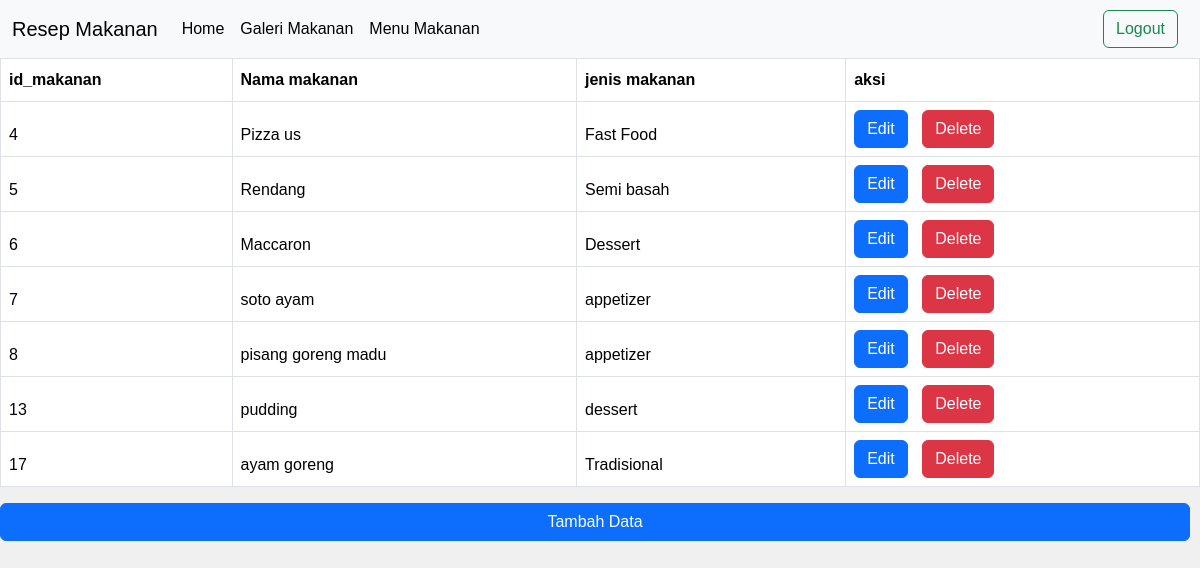
The app's page /menu_makanan.php with its own data.
### tables this page shows
CREATE TABLE `tb_menu_makanan` (
  `id_makanan` int(11) NOT NULL,
  `nama_makanan` text NOT NULL,
  `jenis_makanan` text NOT NULL
);

### connection.php (called while the page is built)
<?php
$hostname = 'localhost';
$user = 'root';
$password = '';
$db_name = 'resep_makanan';
$connection = mysqli_connect($hostname, $user, $password, $db_name);
function myquery($query)
{
    global $connection;
    $result = mysqli_query($connection, $query);
    $rows = [];
    while ($row = mysqli_fetch_assoc($result)) {
        $rows[] = $row;
    }
    return $rows;
}
?>

### menu_makanan.php (the view, shortened to what this page needs)
<?php
require 'connection.php';
$data= myquery("SELECT * FROM tb_menu_makanan");
?>
<!DOCTYPE html>
<html lang="id">
<head>
    <link rel="stylesheet" href="https://cdn.jsdelivr.net/npm/bootstrap@5.3.3/dist/css/bootstrap.min.css">
    <link rel="stylesheet" href="style.css">
    <link rel="stylesheet" href="fontawesome-free-6.6.0-web/fontawesome-free-6.6.0-web/css/all.min.css">
</head>
<body>
<nav class="navbar navbar-expand-lg bg-body-tertiary">
  <div class="container-fluid">
    <a class="navbar-brand" href="#">Resep Makanan</a>
    <div class="collapse navbar-collapse" id="navbarSupportedContent">
      <ul class="navbar-nav me-auto mb-2 mb-lg-0">
        <li class="nav-item">
          <a class="nav-link active" aria-current="page" href="Home.php">Home</a>
        </li>
        <li class="nav-item">
          <a class="nav-link active" aria-current="page" href="index.php">Galeri Makanan</a>
        </li>
        <li class="nav-item">
          <a class="nav-link active" aria-current="page" href="menu_makanan.php">Menu Makanan</a>
        </li>
      </ul>
      <form class="d-flex" role="search">
    <a href="logout.php" class="btn btn-outline-success" type="submit">Logout</a>
      </form>
    </div>
  </div>
</nav>
<table class="table table-bordered">
    <thead>
        <tr>
            <th scope="col">id_makanan</th>
            <th scope="col">Nama makanan</th>
            <th scope="col">jenis makanan</th>
            <th scope="col">aksi</th>
        </tr>
        <?php foreach($data as $row):?>
        <tr>
            <td><?php echo $row['id_makanan']; ?></td>
            <td><?php echo $row['nama_makanan']; ?></td>
            <td><?php echo $row['jenis_makanan']; ?></td>
            <td>
                <a href="from_edit.php?id=<?php echo $row['id_makanan']; ?>" class="btn btn-primary">Edit</a>
                <a href="function.php?id=<?php echo $row['id_makanan']; ?>& action=delete" onclick="return confirm('Apakah Anda yakin ingin menghapus menu ini?')" class="btn btn-danger">Delete</a>
            </td>
        </tr>
        <?php endforeach; ?>
</table>
<a href="form_tambah_data.php" class="btn btn-primary">Tambah Data</a>
</body>
</html>

### style.css (style rules this page uses)
body { display: flex; flex-direction: column; height: 100vh; margin: 0; font-family: Arial, sans-serif; background-color: red; }
body { font-family: Arial, sans-serif; background-color: #f0f0f0; color: #333; line-height: 1.6; margin: 0; padding: 0; }
.btn { margin-right: 10px; }

### records on screen
tb_menu_makanan: id_makanan "4", nama_makanan "Pizza us", jenis_makanan "Fast Food"
tb_menu_makanan: id_makanan "5", nama_makanan "Rendang", jenis_makanan "Semi basah"
tb_menu_makanan: id_makanan "6", nama_makanan "Maccaron", jenis_makanan "Dessert"
tb_menu_makanan: id_makanan "7", nama_makanan "soto ayam", jenis_makanan "appetizer"
tb_menu_makanan: id_makanan "8", nama_makanan "pisang goreng madu", jenis_makanan "appetizer"
tb_menu_makanan: id_makanan "13", nama_makanan "pudding", jenis_makanan "dessert"
tb_menu_makanan: id_makanan "17", nama_makanan "ayam goreng", jenis_makanan "Tradisional"
